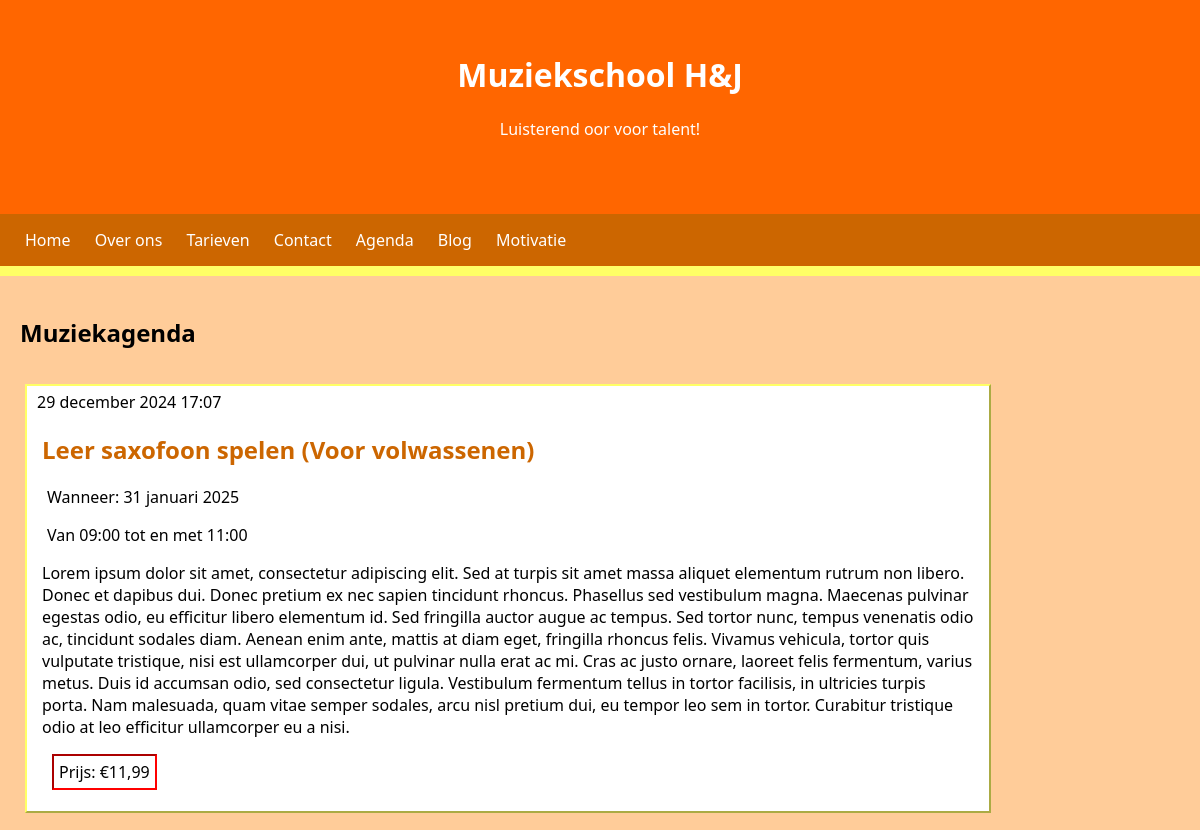
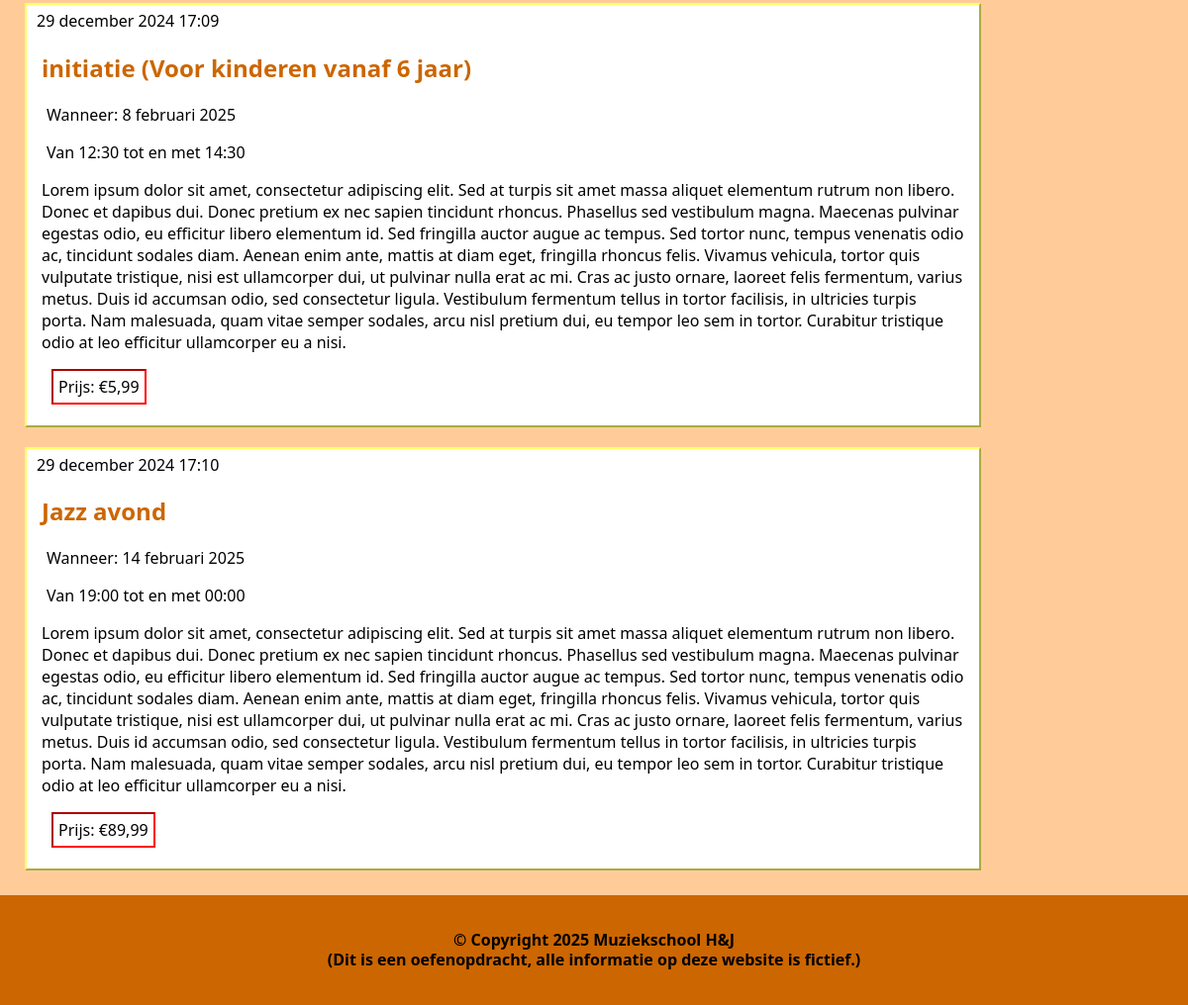
The page / on the database its author committed (2 pictures, top to bottom).
### agenda/models.py (models this page shows, shortened)
class Post(models.Model):
    author = models.ForeignKey(settings.AUTH_USER_MODEL, on_delete=models.CASCADE)
    title = models.CharField(max_length=200)
    created_date = models.DateTimeField(default=timezone.now)
    published_date = models.DateTimeField(blank=True, null=True)
    datum = models.DateField(blank=True, null=True)
    tijdstip_begin = models.TimeField(blank=True, null=True)
    tijdstip_eind = models.TimeField(blank=True, null=True)
    omschrijving = models.TextField()
    kosten = models.DecimalField(max_digits=7, decimal_places=2)

### agenda/views.py (the view)
# urls.py: path('', views.post_list, name='post_list'),
def post_list(request):
    posts = Post.objects.filter(published_date__lte=timezone.now()).order_by('published_date')
    return render(request, 'agenda/agenda.html', {'posts': posts})

### agenda/templates/agenda/agenda.html
{% extends 'agenda/base.html' %}
{% block inhoud %}
{% for post in posts %}
<article class="post">
    <time class="date">
        {{ post.published_date }}
    </time>
    <h2><a href="{% url 'agenda_inhoud' pk=post.pk %}">{{ post.title }}</a></h2>
    <p class="datetime">Wanneer: {{ post.datum }} </p>
    <p class="datetime">Van {{ post.tijdstip_begin }} tot en met {{ post.tijdstip_eind }} </p>
    <p id="omschrijving">{{ post.omschrijving|linebreaksbr }}</p>
    <p id="prijs">Prijs: €{{ post.kosten }}</p>
</article>
{% endfor %}
{% endblock %}

### agenda/templates/agenda/base.html (shortened to what this page needs)
{% load static %}
<!DOCTYPE html>
<html lang="en" dir="ltr">
    <head>
        <link rel="stylesheet" href="{% static 'css/stijl.css' %}">
    </head>
    <body>
        <header>
            <h1>Muziekschool H&J</h1>
            <p>Luisterend oor voor talent!</p>
        </header>
        <nav>
            <ul>
                <li><a href="#">Home</a></li>
                <li><a href="#">Over ons</a></li>
                <li><a href="#">Tarieven</a></li>
                <li><a href="#">Contact</a></li>
                <li><a href="#">Agenda</a></li>
                <li><a href="#" id="blog">Blog</a></li>
                <li><a href="#" id="motivatie">Motivatie</a></li>
            </ul>
        </nav>
        <div class="agenda">
            <h2 class="muziekagenda">Muziekagenda</h2>
            {% block inhoud %}
            {% endblock %}
        </div>
        <footer>
            <p>&copy; Copyright 2025 Muziekschool H&J<br>
            (Dit is een oefenopdracht, alle informatie op deze website is fictief.)</p>
        </footer>
    </body>
</html>

### agenda/static/css/stijl.css (style rules this page uses)
body { background-color: #FFFF66; margin: 0 auto; font-family: 'Segoe UI', Tahoma, Geneva, Verdana, sans-serif; }
nav ul { list-style-type: none; background-color: #CC6600; margin: 0px; padding: 15px; }
nav ul li { display: inline; margin: 0px 10px; }
nav ul li a { color: #FFFFFF; text-decoration: none; }
header { background-color: #FF6600; color: #FFFFFF; text-align: center; height: 150px; padding: 32px; }
footer { text-align: center; font-weight: bolder; background-color: #CC6600; line-height: 120%; padding: 20px; }
h2 a { color: #CC6600; margin: 10px; font-weight: bolder; text-decoration: none; }
article { background-color: #FFFFFF; width: 80%; padding: 5px; margin: 20px; border: 2px outset #FFFF66; }
.date { margin: 5px; }
.datetime { padding-left: 10px; margin-left: 5px; }
#omschrijving { margin: 10px; }
#prijs { width: fit-content; padding: 5px; margin-left: 20px; border: 2px inset red; }
.agenda { background-color: #FFCC99; padding: 5px; margin-top: 10px; }
.muziekagenda { padding: 15px; }

### rows shown on the page
Post: published_date "29 december 2024 17:07", title "Leer saxofoon spelen (Voor volwassenen)", datum "31 januari 2025", tijdstip_begin "09:00", tijdstip_eind "11:00", omschrijving "Lorem ipsum dolor sit amet, consectetur adipiscing elit. Sed at turpis sit amet massa aliquet elementum rutrum non libero. Donec et dapibus dui. Donec pretium ex nec sapien tincidunt rhoncus. Phasellus sed vestibulum magna. Maecenas pulvinar egestas odio, eu efficitur libero elementum id. Sed fringilla auctor augue ac tempus. Sed tortor nunc, tempus venenatis odio ac, tincidunt sodales diam. Aenean enim ante, mattis at diam eget, fringilla rhoncus felis. Vivamus vehicula, tortor quis vulputate tristique, nisi est ullamcorper dui, ut pulvinar nulla erat ac mi. Cras ac justo ornare, laoreet felis fermentum, varius metus. Duis id accumsan odio, sed consectetur ligula. Vestibulum fermentum…", kosten "11,99"
Post: published_date "29 december 2024 17:09", title "initiatie (Voor kinderen vanaf 6 jaar)", datum "8 februari 2025", tijdstip_begin "12:30", tijdstip_eind "14:30", omschrijving "Lorem ipsum dolor sit amet, consectetur adipiscing elit. Sed at turpis sit amet massa aliquet elementum rutrum non libero. Donec et dapibus dui. Donec pretium ex nec sapien tincidunt rhoncus. Phasellus sed vestibulum magna. Maecenas pulvinar egestas odio, eu efficitur libero elementum id. Sed fringilla auctor augue ac tempus. Sed tortor nunc, tempus venenatis odio ac, tincidunt sodales diam. Aenean enim ante, mattis at diam eget, fringilla rhoncus felis. Vivamus vehicula, tortor quis vulputate tristique, nisi est ullamcorper dui, ut pulvinar nulla erat ac mi. Cras ac justo ornare, laoreet felis fermentum, varius metus. Duis id accumsan odio, sed consectetur ligula. Vestibulum fermentum…", kosten "5,99"
Post: published_date "29 december 2024 17:10", title "Jazz avond", datum "14 februari 2025", tijdstip_begin "19:00", tijdstip_eind "00:00", omschrijving "Lorem ipsum dolor sit amet, consectetur adipiscing elit. Sed at turpis sit amet massa aliquet elementum rutrum non libero. Donec et dapibus dui. Donec pretium ex nec sapien tincidunt rhoncus. Phasellus sed vestibulum magna. Maecenas pulvinar egestas odio, eu efficitur libero elementum id. Sed fringilla auctor augue ac tempus. Sed tortor nunc, tempus venenatis odio ac, tincidunt sodales diam. Aenean enim ante, mattis at diam eget, fringilla rhoncus felis. Vivamus vehicula, tortor quis vulputate tristique, nisi est ullamcorper dui, ut pulvinar nulla erat ac mi. Cras ac justo ornare, laoreet felis fermentum, varius metus. Duis id accumsan odio, sed consectetur ligula. Vestibulum fermentum…", kosten "89,99"
